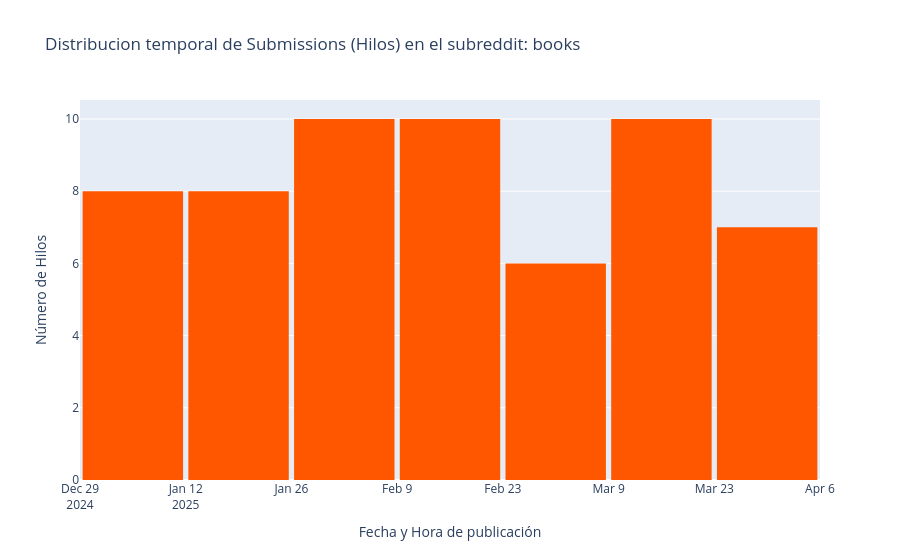
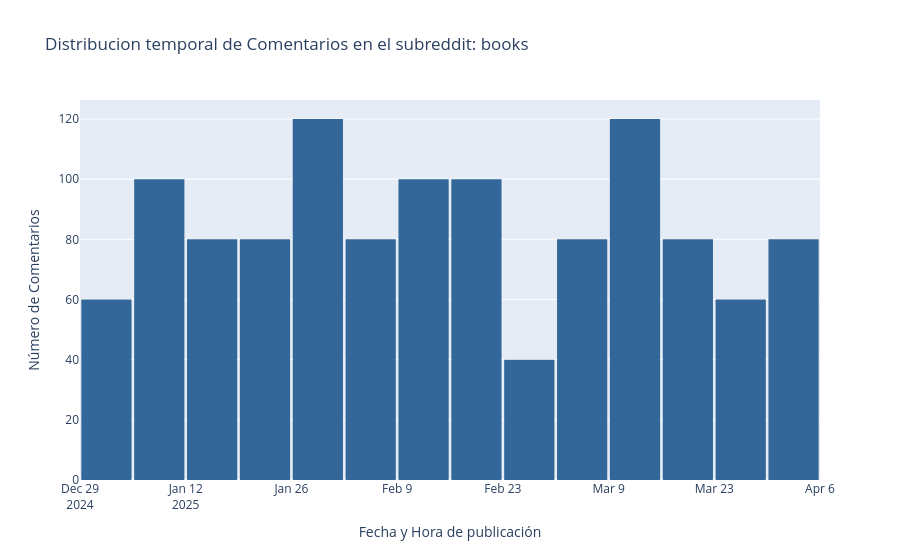
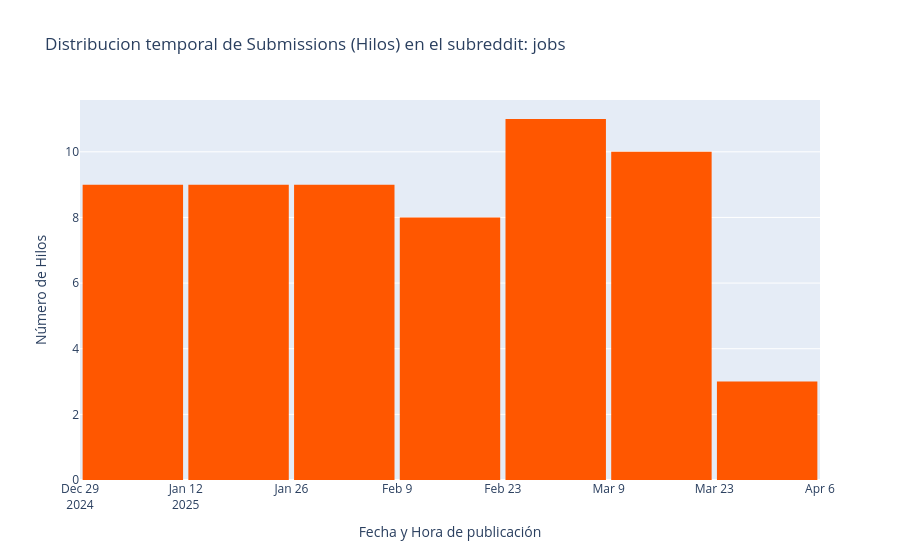
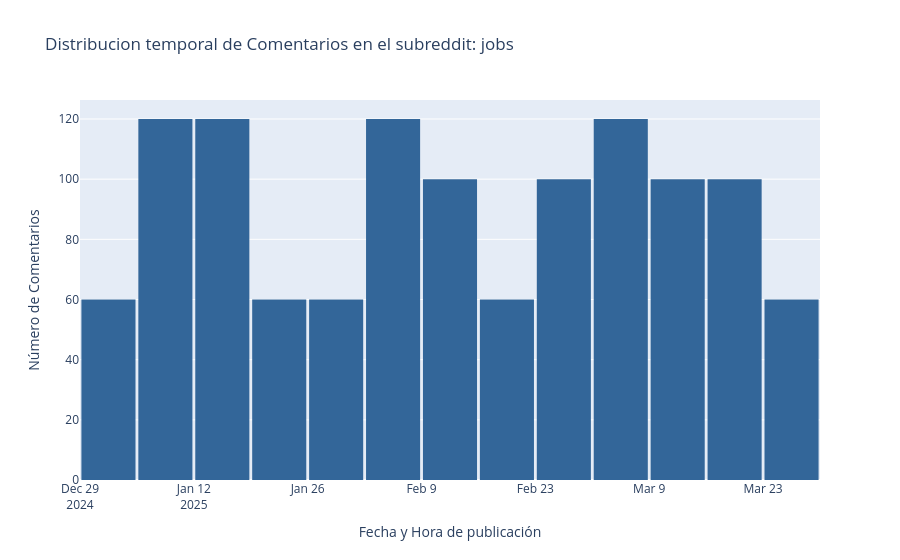

Notebook cell for these charts, in order:
### Code cell
histograma(lista_dataframes)

### Figure 1 — Plotly figure (JSON) as saved in the notebook; plotly's stock layout.template omitted (floating-point values rounded to 4 significant figures)
{"data": [{"bingroup": "x", "hovertemplate": "Fecha y Hora de publicación=%{x}<br>count=%{y}<extra></extra>", "legendgroup": "", "marker": {"color": "#FF5700", "pattern": {"shape": ""}}, "name": "", "orientation": "v", "showlegend": false, "type": "histogram", "x": ["2025-03-15T18:27:39+00:00", "2025-03-14T18:03:25+00:00", "2025-03-31T20:14:59+00:00", "2025-01-23T10:46:29+00:00", "2025-01-11T12:18:48+00:00", "2025-01-16T13:11:43+00:00", "2025-02-16T02:23:01+00:00", "2025-01-08T17:15:34+00:00", "2025-01-10T00:38:47+00:00", "2025-02-04T01:41:53+00:00", "2025-02-01T18:05:32+00:00", "2025-01-12T19:44:44+00:00", "2025-02-02T21:58:54+00:00", "2025-01-03T17:04:59+00:00", "2025-01-30T16:39:38+00:00", "2025-02-25T11:21:49+00:00", "2025-03-09T16:19:40+00:00", "2025-02-09T12:42:08+00:00", "2025-04-05T16:12:10+00:00", "2025-01-27T15:52:24+00:00", "2025-01-07T12:38:46+00:00", "2025-04-02T10:50:43+00:00", "2025-01-21T18:02:56+00:00", "2025-02-21T12:41:16+00:00", "2025-03-12T13:22:57+00:00", "2025-03-21T18:15:20+00:00", "2025-03-17T03:08:18+00:00", "2025-04-03T12:01:44+00:00", "2025-03-25T14:51:43+00:00", "2025-03-19T21:34:03+00:00", "2025-01-15T08:49:45+00:00", "2025-01-06T11:00:10+00:00", "2025-03-03T10:51:10+00:00", "2025-03-27T06:16:08+00:00", "2025-03-01T21:48:06+00:00", "2025-02-13T15:50:05+00:00", "2025-01-20T11:00:32+00:00", "2025-01-02T13:38:13+00:00", "2025-03-04T11:14:11+00:00", "2025-03-05T15:52:47+00:00", "2025-01-29T13:15:32+00:00", "2025-03-18T16:46:46+00:00", "2025-03-24T10:00:32+00:00", "2025-03-11T07:04:46+00:00", "2025-02-20T05:07:47+00:00", "2025-01-01T10:43:05+00:00", "2025-02-10T13:56:06+00:00", "2025-02-06T06:07:23+00:00", "2025-02-18T13:17:02+00:00", "2025-02-07T15:49:54+00:00", "2025-03-13T16:55:24+00:00", "2025-02-17T11:00:30+00:00", "2025-03-08T15:46:29+00:00", "2025-01-18T01:46:51+00:00", "2025-01-26T14:44:38+00:00", "2025-02-12T00:15:30+00:00", "2025-02-14T22:57:49+00:00", "2025-01-31T17:16:14+00:00", "2025-01-25T13:30:50+00:00"], "xaxis": "x", "yaxis": "y"}], "layout": {"bargap": 0.05, "barmode": "relative", "hovermode": "x unified", "legend": {"tracegroupgap": 0}, "title": {"text": "Distribucion temporal de Submissions (Hilos) en el subreddit: books"}, "xaxis": {"anchor": "y", "domain": [0, 1], "title": {"text": "Fecha y Hora de publicación"}}, "yaxis": {"anchor": "x", "domain": [0, 1], "title": {"text": "Número de Hilos"}}}}

### Figure 2 — Plotly figure (JSON) as saved in the notebook; plotly's stock layout.template omitted (floating-point values rounded to 4 significant figures; data arrays with more than 128 entries replaced by an {"elided": "..."} marker saying what was removed)
{"data": [{"bingroup": "x", "hovertemplate": "Fecha y Hora de publicación=%{x}<br>count=%{y}<extra></extra>", "legendgroup": "", "marker": {"color": "#336699", "pattern": {"shape": ""}}, "name": "", "orientation": "v", "showlegend": false, "type": "histogram", "x": {"elided": "1180 str values"}, "xaxis": "x", "yaxis": "y"}], "layout": {"bargap": 0.05, "barmode": "relative", "hovermode": "x unified", "legend": {"tracegroupgap": 0}, "title": {"text": "Distribucion temporal de Comentarios en el subreddit: books"}, "xaxis": {"anchor": "y", "domain": [0, 1], "title": {"text": "Fecha y Hora de publicación"}}, "yaxis": {"anchor": "x", "domain": [0, 1], "title": {"text": "Número de Comentarios"}}}}

### Figure 3 — Plotly figure (JSON) as saved in the notebook; plotly's stock layout.template omitted (floating-point values rounded to 4 significant figures)
{"data": [{"bingroup": "x", "hovertemplate": "Fecha y Hora de publicación=%{x}<br>count=%{y}<extra></extra>", "legendgroup": "", "marker": {"color": "#FF5700", "pattern": {"shape": ""}}, "name": "", "orientation": "v", "showlegend": false, "type": "histogram", "x": ["2025-02-24T16:34:12+00:00", "2025-01-12T22:52:08+00:00", "2025-03-21T15:03:12+00:00", "2025-01-10T13:39:02+00:00", "2025-01-06T11:18:48+00:00", "2025-03-12T03:46:13+00:00", "2025-01-13T23:50:36+00:00", "2025-01-11T14:14:26+00:00", "2025-01-29T22:06:31+00:00", "2025-01-16T17:58:01+00:00", "2025-01-07T14:59:51+00:00", "2025-03-03T14:17:57+00:00", "2025-03-13T08:44:42+00:00", "2025-01-02T15:43:08+00:00", "2025-01-08T16:32:56+00:00", "2025-01-17T20:13:59+00:00", "2025-03-25T01:48:56+00:00", "2025-02-09T23:43:31+00:00", "2025-03-04T14:56:06+00:00", "2025-01-04T00:43:53+00:00", "2025-02-11T00:04:36+00:00", "2025-03-16T22:24:28+00:00", "2025-03-02T05:37:01+00:00", "2025-02-27T18:52:21+00:00", "2025-02-14T16:23:05+00:00", "2025-02-13T09:42:31+00:00", "2025-02-04T02:02:03+00:00", "2025-02-06T11:10:30+00:00", "2025-02-26T17:29:28+00:00", "2025-03-22T18:18:04+00:00", "2025-02-01T22:51:08+00:00", "2025-03-26T10:47:09+00:00", "2025-03-07T18:13:11+00:00", "2025-02-22T04:40:12+00:00", "2025-03-05T17:36:12+00:00", "2025-03-24T00:44:30+00:00", "2025-03-15T18:53:06+00:00", "2025-01-05T04:44:13+00:00", "2025-02-19T20:57:42+00:00", "2025-01-18T21:00:25+00:00", "2025-02-15T18:24:23+00:00", "2025-03-19T15:03:15+00:00", "2025-01-01T04:00:41+00:00", "2025-01-22T12:38:19+00:00", "2025-02-08T21:21:25+00:00", "2025-02-07T14:33:35+00:00", "2025-01-23T13:53:17+00:00", "2025-02-05T02:21:59+00:00", "2025-01-15T03:31:26+00:00", "2025-02-03T01:16:58+00:00", "2025-02-21T01:04:58+00:00", "2025-03-01T01:56:05+00:00", "2025-03-06T18:07:45+00:00", "2025-01-21T03:10:17+00:00", "2025-03-17T23:14:11+00:00", "2025-03-09T22:13:04+00:00", "2025-01-27T13:07:26+00:00", "2025-02-23T14:13:34+00:00", "2025-03-14T16:05:35+00:00"], "xaxis": "x", "yaxis": "y"}], "layout": {"bargap": 0.05, "barmode": "relative", "hovermode": "x unified", "legend": {"tracegroupgap": 0}, "title": {"text": "Distribucion temporal de Submissions (Hilos) en el subreddit: jobs"}, "xaxis": {"anchor": "y", "domain": [0, 1], "title": {"text": "Fecha y Hora de publicación"}}, "yaxis": {"anchor": "x", "domain": [0, 1], "title": {"text": "Número de Hilos"}}}}

### Figure 4 — Plotly figure (JSON) as saved in the notebook; plotly's stock layout.template omitted (floating-point values rounded to 4 significant figures; data arrays with more than 128 entries replaced by an {"elided": "..."} marker saying what was removed)
{"data": [{"bingroup": "x", "hovertemplate": "Fecha y Hora de publicación=%{x}<br>count=%{y}<extra></extra>", "legendgroup": "", "marker": {"color": "#336699", "pattern": {"shape": ""}}, "name": "", "orientation": "v", "showlegend": false, "type": "histogram", "x": {"elided": "1180 str values"}, "xaxis": "x", "yaxis": "y"}], "layout": {"bargap": 0.05, "barmode": "relative", "hovermode": "x unified", "legend": {"tracegroupgap": 0}, "title": {"text": "Distribucion temporal de Comentarios en el subreddit: jobs"}, "xaxis": {"anchor": "y", "domain": [0, 1], "title": {"text": "Fecha y Hora de publicación"}}, "yaxis": {"anchor": "x", "domain": [0, 1], "title": {"text": "Número de Comentarios"}}}}
